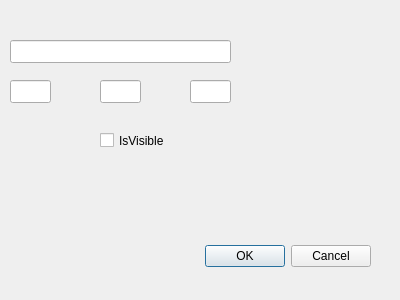
<?xml version="1.0" encoding="UTF-8"?>
<ui version="4.0">
 <class>OptionDialogue</class>
 <widget class="QDialog" name="OptionDialogue">
  <property name="geometry">
   <rect>
    <x>0</x>
    <y>0</y>
    <width>400</width>
    <height>300</height>
   </rect>
  </property>
  <property name="windowTitle">
   <string>Dialog</string>
  </property>
  <widget class="QDialogButtonBox" name="buttonBox">
   <property name="geometry">
    <rect>
     <x>30</x>
     <y>240</y>
     <width>341</width>
     <height>32</height>
    </rect>
   </property>
   <property name="orientation">
    <enum>Qt::Horizontal</enum>
   </property>
   <property name="standardButtons">
    <set>QDialogButtonBox::Cancel|QDialogButtonBox::Ok</set>
   </property>
  </widget>
  <widget class="QLineEdit" name="lineEdit">
   <property name="geometry">
    <rect>
     <x>10</x>
     <y>40</y>
     <width>221</width>
     <height>23</height>
    </rect>
   </property>
  </widget>
  <widget class="QLineEdit" name="lineEdit_2">
   <property name="geometry">
    <rect>
     <x>10</x>
     <y>80</y>
     <width>41</width>
     <height>23</height>
    </rect>
   </property>
  </widget>
  <widget class="QLineEdit" name="lineEdit_3">
   <property name="geometry">
    <rect>
     <x>100</x>
     <y>80</y>
     <width>41</width>
     <height>23</height>
    </rect>
   </property>
  </widget>
  <widget class="QLineEdit" name="lineEdit_4">
   <property name="geometry">
    <rect>
     <x>190</x>
     <y>80</y>
     <width>41</width>
     <height>23</height>
    </rect>
   </property>
  </widget>
  <widget class="QCheckBox" name="checkBox">
   <property name="geometry">
    <rect>
     <x>100</x>
     <y>130</y>
     <width>70</width>
     <height>21</height>
    </rect>
   </property>
   <property name="text">
    <string>IsVisible</string>
   </property>
  </widget>
 </widget>
 <resources/>
 <connections>
  <connection>
   <sender>buttonBox</sender>
   <signal>accepted()</signal>
   <receiver>OptionDialogue</receiver>
   <slot>accept()</slot>
   <hints>
    <hint type="sourcelabel">
     <x>248</x>
     <y>254</y>
    </hint>
    <hint type="destinationlabel">
     <x>157</x>
     <y>274</y>
    </hint>
   </hints>
  </connection>
  <connection>
   <sender>buttonBox</sender>
   <signal>rejected()</signal>
   <receiver>OptionDialogue</receiver>
   <slot>reject()</slot>
   <hints>
    <hint type="sourcelabel">
     <x>316</x>
     <y>260</y>
    </hint>
    <hint type="destinationlabel">
     <x>286</x>
     <y>274</y>
    </hint>
   </hints>
  </connection>
 </connections>
</ui>
